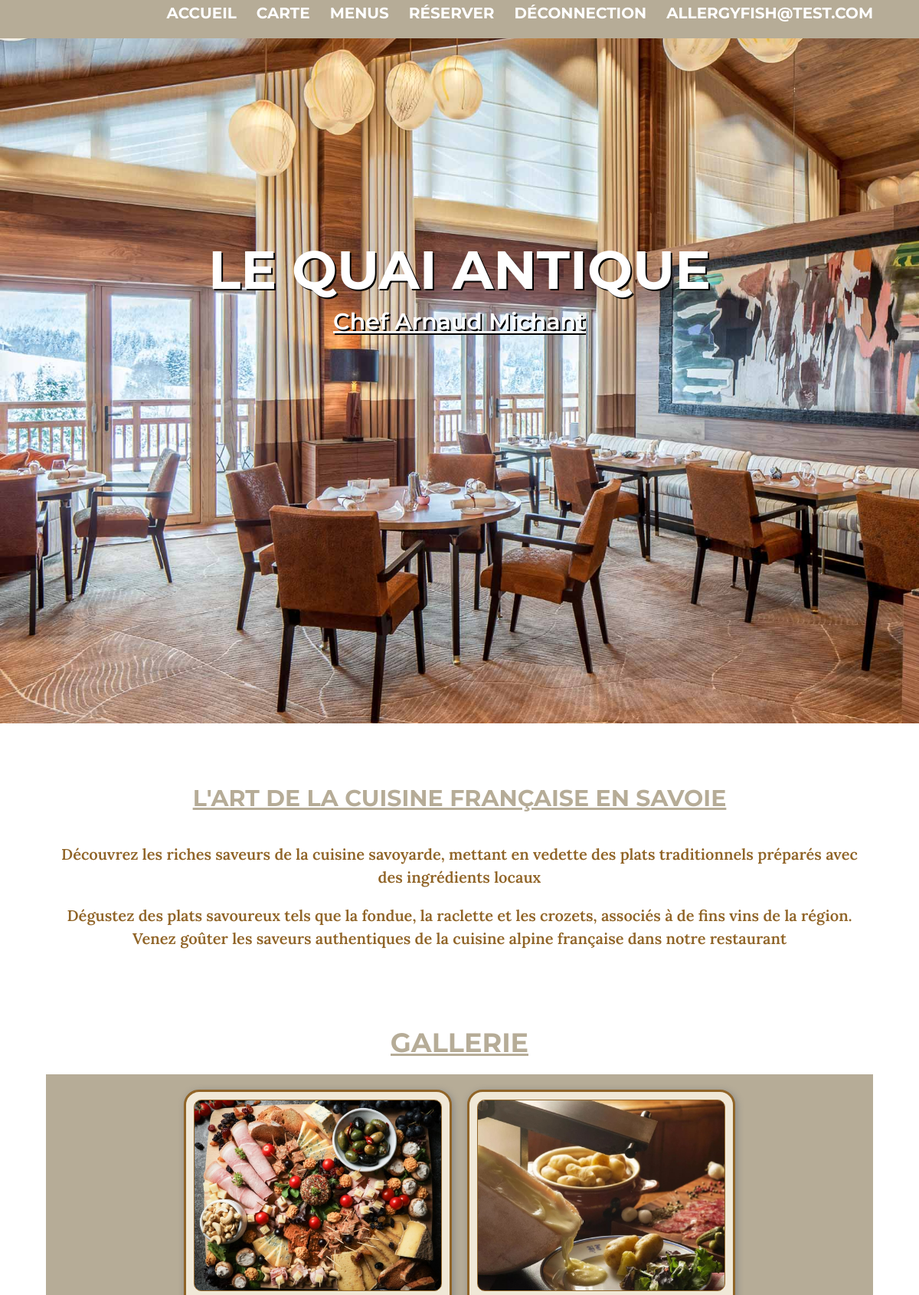
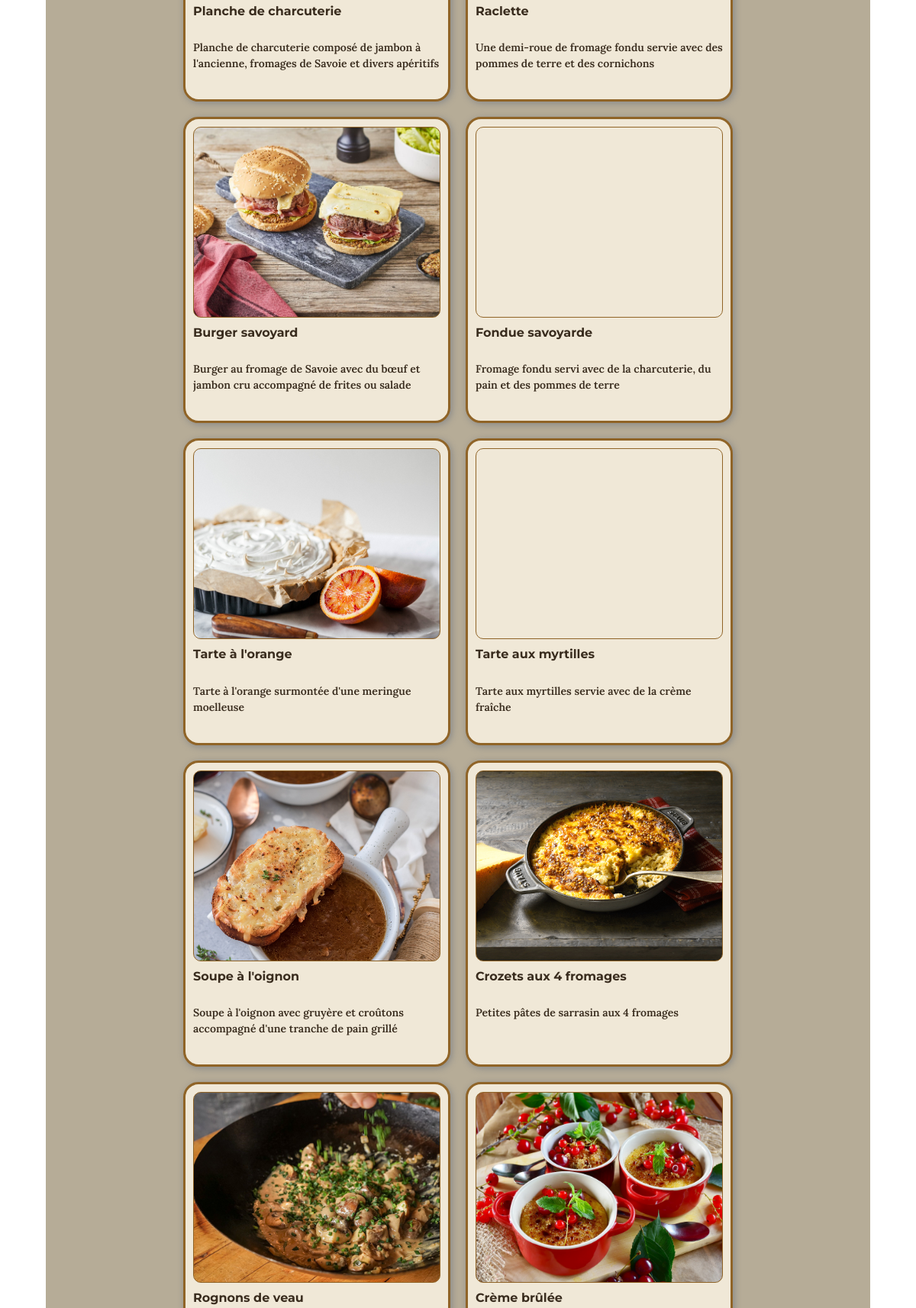
Screenshot of /front/src/pages/index.php (signed in, upper part) with the database file from the repository (2 pictures, top to bottom).
### tables this page shows
CREATE TABLE `gallery` (
  `idGallery` int NOT NULL AUTO_INCREMENT,
  `titleGallery` longtext NOT NULL,
  `descriptionGallery` longtext NOT NULL,
  `imgFullNameGallery` longtext NOT NULL,
  `orderGallery` longtext NOT NULL,
  PRIMARY KEY (`idGallery`)
);

### front/src/component/gallery.php (the view, shortened to what this page needs)
<?php
  if(isset($_SESSION['email'])) {
    $is_admin = $_SESSION['email'] == 'admin@localhost.com';
  }
?>
<section class="gallery-links">
  <div class="wrapper">
    <h2>Gallerie</h2>
    <div class="gallery-container">
      <?php
      include_once '../../../includes/dbh.inc.php';
      $sql = "SELECT * FROM gallery ORDER BY orderGallery DESC";
      $stmt = mysqli_stmt_init($conn);
      if (!mysqli_stmt_prepare($stmt, $sql)) {
        echo "Echec à la connexion SQL";
      } else {
        mysqli_stmt_execute($stmt);
        $result = mysqli_stmt_get_result($stmt);
        if(isset($_SESSION['email']) && $_SESSION['email'] == $is_admin) {
          while ($row = mysqli_fetch_assoc($result)) {
                  echo '<a href="javascript:void(0)">
                    <div style="background-image:
                    url(../../../img/gallery/'.$row["imgFullNameGallery"].'" title="'.$row["titleGallery"].'");"></div>
                    <h3>'.$row["titleGallery"].' ('.$row["idGallery"].')</h3>
                    <p>'.$row["descriptionGallery"].'</p>
                    </a>';
          }
        } else {
          while ($row = mysqli_fetch_assoc($result)) {
                  echo '<a href="javascript:void(0)">
                    <div style="background-image:
                    url(../../../img/gallery/'.$row["imgFullNameGallery"].'" title="'.$row["titleGallery"].'");"></div>
                    <h3>'.$row["titleGallery"].'</h3>
                    <p>'.$row["descriptionGallery"].'</p>
                    </a>';
          }
        }
      }
      ?>
    </div>
  </section>

### css/style.css (style rules this page uses)
*, body { box-sizing: border-box; scroll-behavior: smooth; overflow-x: hidden; }
h1, h2, h3, h4, h5, h6 { font-family: 'Montserrat', sans-serif; font-weight: 600; }
p { font-family: 'Lora', sans-serif; font-weight: 400; }
.wrapper { display: flex; flex-direction: column; align-items: center; }
.gallery-links { margin: 0 60px; }
.gallery-links h2 { display: flex; font-size: 45px; font-weight: 700; color: #B6AC97; text-transform: uppercase; justify-content: center; }
.gallery-container { display: flex; flex-direction: row; flex-wrap: wrap; justify-content: center; align-content: center; background-color: #B6AC97; padding-bottom: 20px; }
.gallery-container a { display: inline-block; width: 450px; margin: 20px 10px 0; text-decoration: none; background-color: #F0E8D7; color: #392C1E; border: 3px solid #906427; border-radius: 20px; padding: 10px; box-shadow: 2px 2px 10px #888888; }
.gallery-container a div { width: 100%; height: 350px; background-position: center; background-repeat: no-repeat; background-size: cover; border: 1px solid #906427; border-radius: 10px; }
.gallery-container a h3 { font-size: 20px; font-weight: 700; color: #392C1E; padding: 10px 0; }
.gallery-container a p { color: #392C1E; font-weight: 600; padding: 10px 0; }
@media only screen and (max-width: 1920px) { .gallery-container a { width: 400px; } }
@media only screen and (max-width: 1920px) { .gallery-container a div { height: 300px; } }
@media only screen and (max-width: 1920px) { .gallery-container a h3 { font-size: 18px; } }
@media only screen and (max-width: 1920px) { .gallery-container a p { font-size: 16px; } }
@media only screen and (max-width: 1920px) { .gallery-links h2 { font-size: 40px; } }
@media only screen and (max-width: 1440px) { .gallery-container a { width: 350px; } }
@media only screen and (max-width: 1440px) { .gallery-container a div { height: 250px; } }
@media only screen and (max-width: 1440px) { .gallery-container a h3 { font-size: 16px; } }
@media only screen and (max-width: 1440px) { .gallery-container a p { font-size: 14px; } }
@media only screen and (max-width: 1440px) { .gallery-links h2 { font-size: 35px; } }
h2 { text-align: center; font-size: 24px; margin-bottom: 20px; text-decoration: underline; }

### rows the page displays
gallery: imgFullNameGallery (picture), titleGallery "Planche de charcuterie", descriptionGallery "Planche de charcuterie composé de jambon à l'ancienne, fromages de Savoie et divers apéritifs"
gallery: imgFullNameGallery (picture), titleGallery "Raclette", descriptionGallery "Une demi-roue de fromage fondu servie avec des pommes de terre et des cornichons"
gallery: imgFullNameGallery (picture), titleGallery "Burger savoyard", descriptionGallery "Burger au fromage de Savoie avec du bœuf et jambon cru accompagné de frites ou salade"
gallery: titleGallery "Fondue savoyarde", descriptionGallery "Fromage fondu servi avec de la charcuterie, du pain et des pommes de terre"
gallery: imgFullNameGallery (picture), titleGallery "Tarte à l'orange", descriptionGallery "Tarte à l'orange surmontée d'une meringue moelleuse"
gallery: titleGallery "Tarte aux myrtilles", descriptionGallery "Tarte aux myrtilles servie avec de la crème fraîche"
gallery: imgFullNameGallery (picture), titleGallery "Soupe à l'oignon", descriptionGallery "Soupe à l'oignon avec gruyère et croûtons accompagné d'une tranche de pain grillé"
gallery: imgFullNameGallery (picture), titleGallery "Crozets aux 4 fromages", descriptionGallery "Petites pâtes de sarrasin aux 4 fromages"
gallery: imgFullNameGallery (picture), titleGallery "Rognons de veau"
gallery: imgFullNameGallery (picture), titleGallery "Crème brûlée"

### other values shown
$_SESSION["email"] "ALLERGYFISH@TEST.COM"
